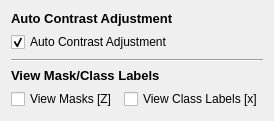
      <widget class="QWidget" name="tab_16">
       <attribute name="title">
        <string>General</string>
       </attribute>
       <layout class="QVBoxLayout" name="verticalLayout_23">
        <item>
         <widget class="QLabel" name="label_60">
          <property name="font">
           <font>
            <pointsize>10</pointsize>
            <bold>true</bold>
           </font>
          </property>
          <property name="text">
           <string>Auto Contrast Adjustment</string>
          </property>
         </widget>
        </item>
        <item>
         <widget class="QCheckBox" name="import_auto_contrast">
          <property name="text">
           <string>Auto Contrast Adjustment</string>
          </property>
          <property name="checked">
           <bool>true</bool>
          </property>
         </widget>
        </item>
        <item>
         <spacer name="verticalSpacer_43">
          <property name="orientation">
           <enum>Qt::Vertical</enum>
          </property>
          <property name="sizeHint" stdset="0">
           <size>
            <width>20</width>
            <height>1</height>
           </size>
          </property>
         </spacer>
        </item>
        <item>
         <widget class="Line" name="line_29">
          <property name="orientation">
           <enum>Qt::Horizontal</enum>
          </property>
         </widget>
        </item>
        <item>
         <widget class="QLabel" name="label_38">
          <property name="font">
           <font>
            <pointsize>10</pointsize>
            <bold>true</bold>
           </font>
          </property>
          <property name="text">
           <string>View Mask/Class Labels</string>
          </property>
         </widget>
        </item>
        <item>
         <layout class="QGridLayout" name="gridLayout_6">
          <item row="1" column="1">
           <widget class="QCheckBox" name="modify_viewlabels">
            <property name="text">
             <string>View Class Labels [x]</string>
            </property>
           </widget>
          </item>
          <item row="1" column="0">
           <widget class="QCheckBox" name="modify_viewmasks">
            <property name="text">
             <string>View Masks [Z]</string>
            </property>
           </widget>
          </item>
         </layout>
        </item>
        <item>
         <spacer name="verticalSpacer_37">
          <property name="orientation">
           <enum>Qt::Vertical</enum>
          </property>
          <property name="sizeHint" stdset="0">
           <size>
            <width>20</width>
            <height>1</height>
           </size>
          </property>
         </spacer>
        </item>
       </layout>
      </widget>
